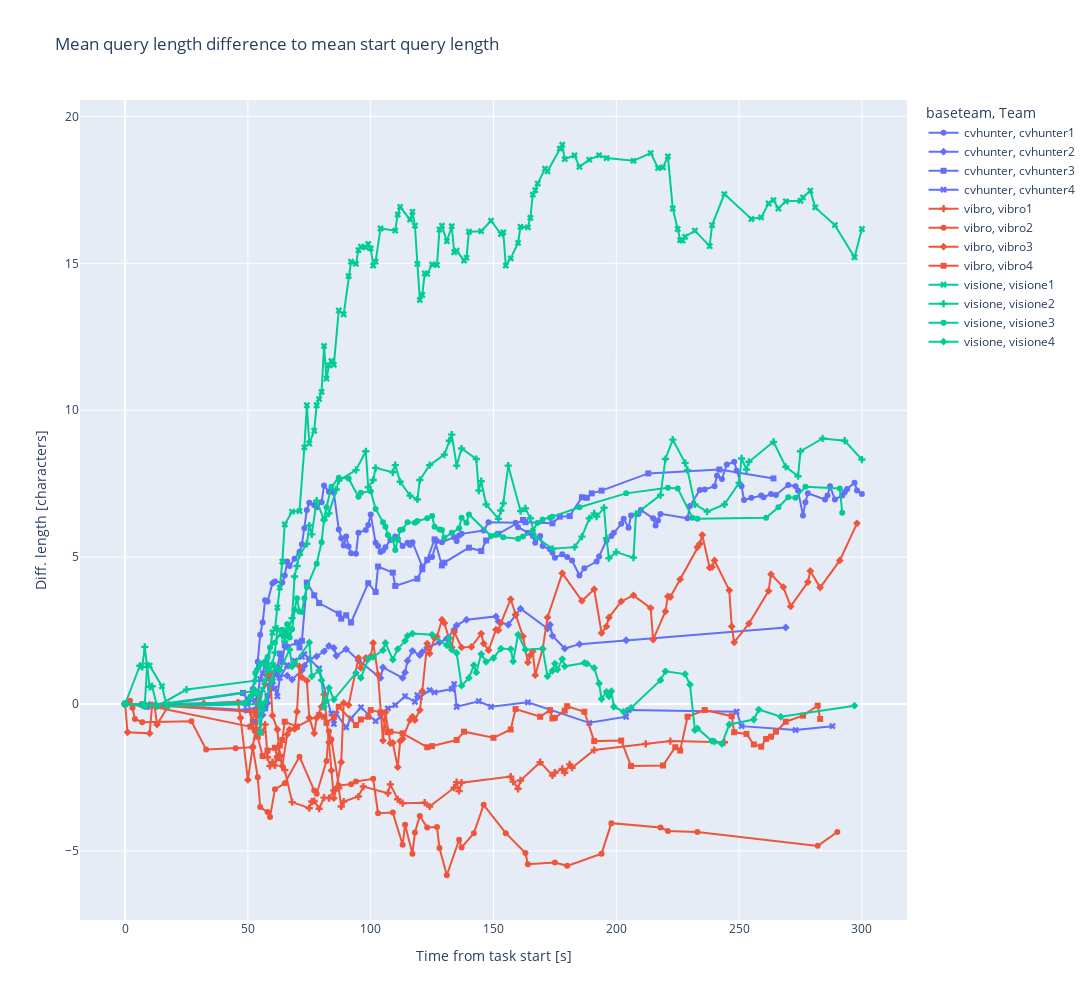

Here is the notebook cell this chart was saved with:
### Code cell
plot_query_length(querychanges,predefinedqueries)
